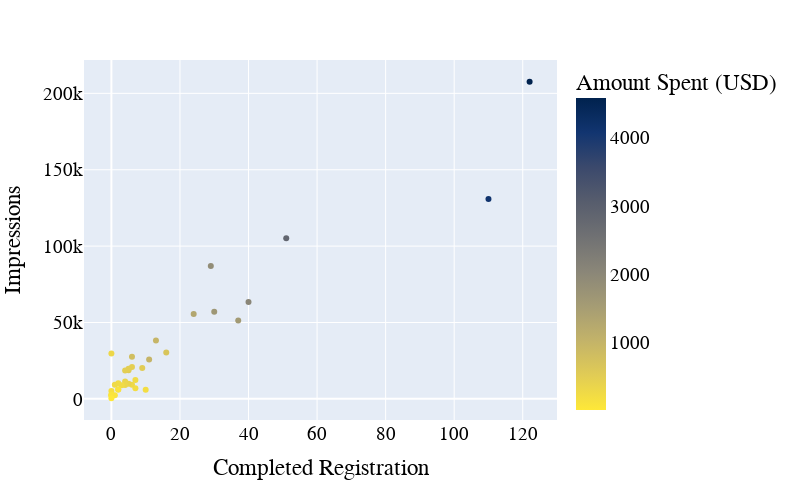

Write notebook code for a chart like this one.
### Code cell
import numpy as np
import plotly.express as px

fig = px.scatter(grouped,  y='Impressions', x='Website Registrations Completed',
               color='Amount Spent (USD)',
             height=500, width=800, color_continuous_scale=px.colors.sequential.Cividis_r,
            )
# fig.update_xaxes(nticks=36)

fig.update_layout(
    
    xaxis_title="Completed Registration",
    yaxis_title="Impressions",
    font=dict(
        family="Courier New, ",
        size=19,
        color="black"))

fig.show()

### Figure 1 — Plotly figure (JSON) as saved in the notebook; plotly's stock layout.template omitted (floating-point values rounded to 4 significant figures)
{"data": [{"hoverlabel": {"namelength": 0}, "hovertemplate": "Website Registrations Completed=%{x}<br>Impressions=%{y}<br>Amount Spent (USD)=%{marker.color}", "legendgroup": "", "marker": {"color": [4579.0, 4120.0, 2825.0, 2047.0, 1586.0, 1663.0, 1894.0, 1313.0, 670.1, 986.7, 1004.0, 212.7, 514.5, 215.4, 256.1, 477.7, 296.2, 807.5, 554.2, 495.4, 387.4, 364.9, 348.3, 492.9, 256.0, 253.6, 196.5, 102.5, 275.4, 91.13, 319.0, 180.7, 90.71, 90.59, 87.48, 15.59], "coloraxis": "coloraxis", "symbol": "circle"}, "mode": "markers", "name": "", "showlegend": false, "type": "scatter", "x": [122, 110, 51, 40, 37, 30, 29, 24, 16, 13, 11, 10, 9, 7, 7, 6, 6, 6, 5, 5, 5, 4, 4, 4, 3, 2, 2, 2, 1, 1, 0, 0, 0, 0, 0, 0], "xaxis": "x", "y": [207604, 130882, 105168, 63425, 51296, 56956, 87015, 55490, 30412, 38182, 25842, 5985, 20160, 6877, 12380, 20831, 9276, 27624, 18765, 19717, 9951, 11317, 9137, 18491, 8889, 10200, 6148, 6147, 9271, 2391, 29730, 5138, 2268, 2795, 2332, 406], "yaxis": "y"}], "layout": {"coloraxis": {"colorbar": {"title": {"text": "Amount Spent (USD)"}}, "colorscale": [[0, "#fee838"], [0.1111, "#e1cc55"], [0.2222, "#c3b369"], [0.3333, "#a59c74"], [0.4444, "#8a8678"], [0.5556, "#707173"], [0.6667, "#575d6d"], [0.7778, "#3b496c"], [0.8889, "#123570"], [1, "#00224e"]]}, "font": {"color": "black", "family": "Courier New, ", "size": 19}, "height": 500, "legend": {"tracegroupgap": 0}, "margin": {"t": 60}, "width": 800, "xaxis": {"anchor": "y", "domain": [0, 1], "title": {"text": "Completed Registration"}}, "yaxis": {"anchor": "x", "domain": [0, 1], "title": {"text": "Impressions"}}}}
